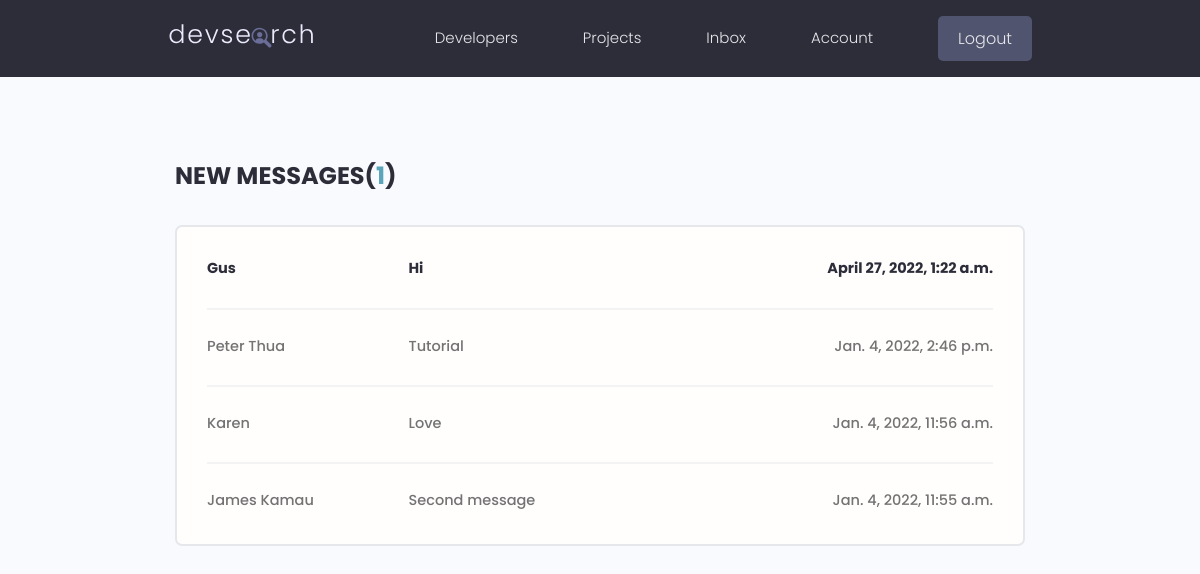
The page /inbox/ (signed in) on the database its author committed.
### Users/models.py (models this page shows, shortened)
class Message(Model):
    sender = ForeignKey(Profile, on_delete=SET_NULL, null=True, blank=True)
    recipient = ForeignKey(Profile, on_delete=SET_NULL, null=True, blank=True, related_name='messages')
    name = CharField(max_length=200, null=True, blank=True)
    email = EmailField(max_length=200, null=True, blank=True)
    subject = CharField(max_length=200, null=True, blank=True)
    body = TextField()
    is_read = BooleanField(default=False, null=True)
    created = DateTimeField(auto_now_add=True)
    id = UUIDField(default=uuid.uuid4, unique=True, primary_key=True, editable=False)
    class Meta:
        ordering = ['is_read', '-created']

### Users/views.py (the view)
# urls.py: path('inbox/', inbox, name='inbox'),
@login_required(login_url="login")
def inbox(request):
    profile = request.user.profile
    messageRequests = profile.messages.all()
    unreadCount = messageRequests.filter(is_read=False).count()
    return render(request, 'Users/inbox.html', {
        'messageRequests':messageRequests,
        'unreadCount':unreadCount,
    })

### Users/templates/Users/inbox.html
{% extends 'main.html' %}
{% block content %}
  <main class="inbox my-xl">
    <div class="content-box">
      <h3 class="inbox__title">New Messages(<span>{{ unreadCount }}</span>)</h3>
      <ul class="messages">
          {% for message in messageRequests %}
        {% if message.is_read %}
        <li class="message">
        {% else %}
        <li class="message message--unread">
        {% endif %}
          <a href="{% url 'message' message.id %}">
            <span class="message__author">{{ message.name }}</span>
            <span class="message__subject">{{ message.subject }}</span>
            <span class="message__date">{{ message.created }}</span>
          </a>
        </li>
          {% endfor %}
      </ul>
    </div>
  </main>
{% endblock content %}

### static/css/app.css (style rules this page uses)
:root { --color-sub: #2d2d39; }
.content-box { width: 95%; max-width: 85rem; margin: 0 auto; }
.inbox { height: 90vh; }
.inbox__title, .inbox__title span { font-size: 2.4rem; font-weight: 700; color: var(--color-sub); text-transform: uppercase; text-align: left; margin-bottom: 3rem; }
.inbox__title span { color: var(--color-main); }
.messages { list-style: none; background: var(--color-white); padding: 0.5rem 3rem; border: 2px solid var(--color-light); border-radius: 0.7rem; }
.message { padding: 2.5rem 0; }
.message > a span { font-size: 1.45rem; font-weight: 500; }
.message.message--unread a span { font-weight: 700; color: var(--color-sub); }
.message:not(:last-child) { border-bottom: 2px solid var(--color-white-light); }
.message > a { display: flex; gap: 1rem; }
.message__author, .message__date { flex-basis: 25%; }
.message__subject { flex-basis: 50%; }
.message__date { text-align: right; }

### static/uikit/styles/modules/_variables.css (style rules this page uses)
:root { --color-main: #5aa5b9; --color-main-light: #e6faff; --color-sub: #3f4156; --color-sub-light: #51546e; --color-sub-lighter: #ededfd; --color-text: #737373; --color-gray: #8b8b8b; --color-light: #e5e7eb; --color-light-gray: #767676; --color-bg: #f8fafd; --color-white: #fffefd; --color-white-light: #f3f3f3; --color-success: #359e64; --color-success-bg: #def8e8; --color-error: #fc4b0b; --color-error-bg: #fff2ee; --font-base: 'Poppins', arial, helvetica, 'Segoe UI', roboto, ubuntu, sans-serif; --font-monospace: 'Fira Code', 'Courier New', courier, monospace; --font-regular: 300; --font-medium: 500; --font-bold: 700; --generic-shadow: 1px 1px 5px #00000010; --generic-transition: all 0.3s ease-in-out; }

### static/uikit/styles/modules/_base.css (style rules this page uses)
* { margin: 0; padding: 0; box-sizing: border-box; text-rendering: optimizeLegibility; color: inherit; font-size: inherit; }
html { font-size: 50%; }
@media only screen and (min-width: 480px) { html { font-size: 56.25%; } }
@media only screen and (min-width: 1200px) { html { font-size: 62.5%; } }
body { line-height: 1.6; font-weight: 400; font-size: 1.5rem; color: var(--color-text); background-color: var(--color-bg); min-height: 100vh; }

### static/uikit/styles/modules/_typography.css (style rules this page uses)
* { font-family: var(--font-base); }
h3 { font-size: 3.2rem; font-weight: var(--font-medium); }
p, span, strong { font-size: 1.6rem; color: var(--color-text); font-weight: var(--font-regular); }
a { padding-bottom: 2px; text-decoration: none; display: inline-block; color: var(--color-main); font-weight: var(--font-medium); }

### static/uikit/styles/modules/_utilities.css (style rules this page uses)
.my-xl { margin: 8rem auto; }

### rows shown on the page
Message: name "Gus", subject "Hi", created "April 27, 2022, 1:22 a.m."
Message: name "Peter Thua", subject "Tutorial", created "Jan. 4, 2022, 2:46 p.m."
Message: name "Karen", subject "Love", created "Jan. 4, 2022, 11:56 a.m."
Message: name "James Kamau", subject "Second message", created "Jan. 4, 2022, 11:55 a.m."

### other values the page prints
{{ unreadCount }} "1"
